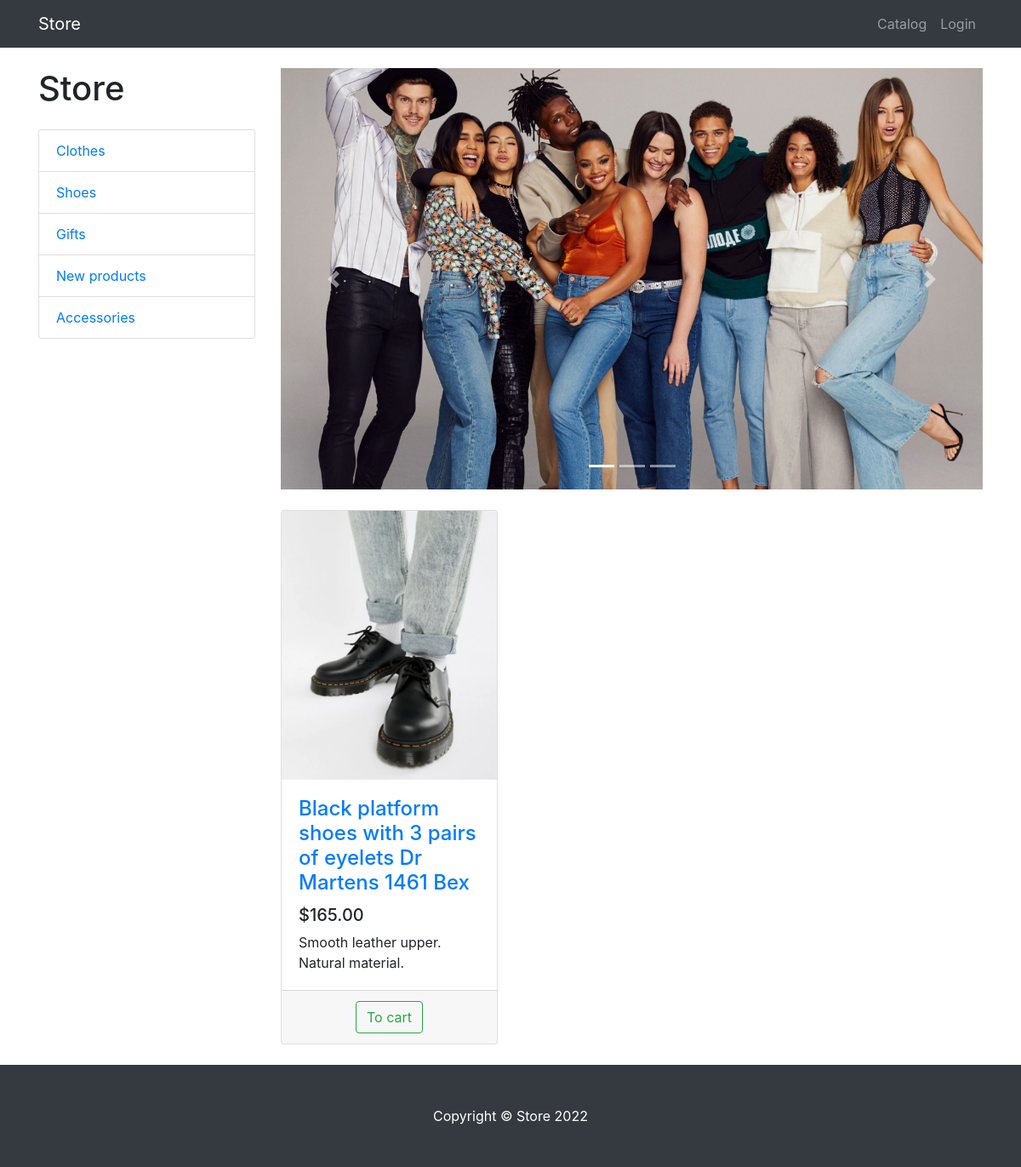
/products/category/2, run on the app's committed database.
### products/models.py (models this page shows, shortened)
class ProductCategory(models.Model):
    name = models.CharField(max_length=128, unique=True)  # varchar(128)
    description = models.TextField(null=True, blank=True)  # text
    class Meta:
        verbose_name = 'Category'
        verbose_name_plural = 'Categories'

class Product(models.Model):
    name = models.CharField(max_length=128)
    description = models.TextField()
    price = models.DecimalField(max_digits=10, decimal_places=2)
    quantity = models.PositiveIntegerField(default=0)
    image = models.ImageField(upload_to='products_images')
    stripe_product_price_id = models.CharField(max_length=128, null=True, blank=True)
    category = models.ForeignKey(to=ProductCategory, on_delete=models.CASCADE)
    class Meta:
        verbose_name = 'Product'
        verbose_name_plural = 'Products'

### products/views.py (the view)
# urls.py: path('', ProductsListView.as_view(), name='index'),
class ProductsListView(TitleMixin, ListView):
    model = Product
    template_name = 'products/products.html'
    paginate_by = 3  # 3 products / page
    title = 'Store - Catalog'
    def get_queryset(self):
        queryset = super(ProductsListView, self).get_queryset()
        category_id = self.kwargs.get('category_id')  # from urls.py
        return queryset.filter(category_id=category_id) if category_id else queryset
    def get_context_data(self, *, object_list=None, **kwargs):
        context = super(ProductsListView, self).get_context_data()
        context['categories'] = ProductCategory.objects.all()
        return context

### common/views.py (called while the page is built)
    def get_context_data(self, **kwargs):
        context = super(TitleMixin, self).get_context_data(**kwargs)
        context['title'] = self.title
        return context

### products/context_processors.py (called while the page is built)
def baskets(request):
    user = request.user
    return {'baskets': Basket.objects.filter(user=user) if user.is_authenticated else []}

### products/templates/products/products.html (shortened to what this page needs)
{% extends 'products/base.html' %}
{% load static cache humanize %}
{% block css %}
    <link href="{% static 'vendor/css/products.css' %}" rel="stylesheet">
{% endblock %}
{% block content %}
    <div class="container">
        <div class="row">
            <div class="col-lg-3">
                <h1 class="my-4">Store</h1>
                <div class="list-group">
                    {% for category in categories %}
                    <a href="{% url 'products:category' category.id %}" class="list-group-item">{{ category.name }}</a>
                    {% endfor %}
                </div>
            </div>
            <div class="col-lg-9">
                <div id="carouselExampleIndicators" class="carousel slide my-4" data-ride="carousel">
                    <ol class="carousel-indicators">
                        <li data-target="#carouselExampleIndicators" data-slide-to="0" class="active"></li>
                        <li data-target="#carouselExampleIndicators" data-slide-to="1"></li>
                        <li data-target="#carouselExampleIndicators" data-slide-to="2"></li>
                    </ol>
                    <div class="carousel-inner" role="listbox">
                        <div class="carousel-item active">
                            <img class="d-block img-fluid" src="{% static 'vendor/img/slides/slide-1.jpg' %}" alt="First slide">
                        </div>
                    </div>
                    <a class="carousel-control-prev" href="#carouselExampleIndicators" role="button" data-slide="prev">
                        <span class="carousel-control-prev-icon" aria-hidden="true"></span>
                    </a>
                    <a class="carousel-control-next" href="#carouselExampleIndicators" role="button" data-slide="next">
                        <span class="carousel-control-next-icon" aria-hidden="true"></span>
                    </a>
                </div>
                <div class="row">
                        {% for product in object_list %}
                            <div class="col-lg-4 col-md-6 mb-4">
                                <div class="card h-100">
                                    <a href="#">
                                        <img class="card-img-top"
                                             src="{{ product.image.url }}"
                                             alt="">
                                    </a>
                                    <div class="card-body">
                                        <h4 class="card-title">
                                            <a href="#">{{ product.name }}</a>
                                        </h4>
                                        <h5>${{ product.price| intcomma }}</h5>
                                        <p class="card-text">{{ product.description }}</p>
                                    </div>
                                    <div class="card-footer text-center">
                                        <a class="btn btn-outline-success" href="{% url 'products:basket_add' product.id %}">
                                            To cart
                                        </a>
                                    </div>
                                </div>
                            </div>
                    {% endfor %}
                </div>
            </div>
        </div>
    </div>
{% endblock %}
{% block footer %}
    <footer class="py-5 bg-dark">
        <div class="container">
            <p class="m-0 text-center text-white">Copyright &copy; Store 2022</p>
        </div>
    </footer>
{% endblock %}

### data on the page
ProductCategory: name "Clothes"
ProductCategory: name "Shoes"
ProductCategory: name "Gifts"
ProductCategory: name "New products"
ProductCategory: name "Accessories"
Product: image (picture), name "Black platform shoes with 3 pairs of eyelets Dr Martens 1461 Bex", price "165.00", description "Smooth leather upper. Natural material."
